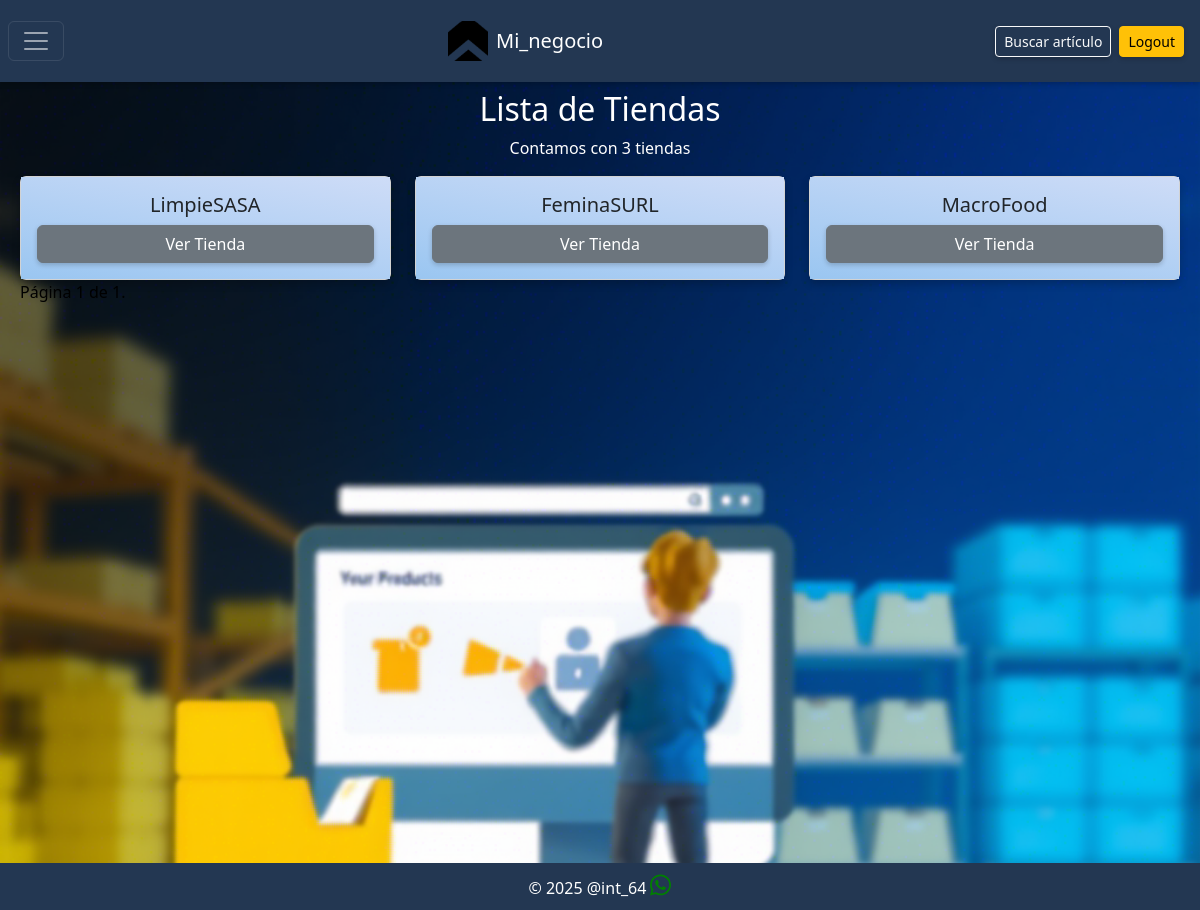
Screenshot of /Mi_negocio/listar_tiendas/ (signed in) with the database file from the repository.
### Mi_negocio/models.py (models this page shows, shortened)
class Tienda(models.Model):
    nombre=models.CharField(max_length=64)
    direccion=models.TextField(max_length=200)
    telefono=models.CharField(max_length=12)
    propietario = models.ForeignKey(User, on_delete=models.CASCADE)
    correo=models.EmailField()

### Mi_negocio/views.py (the view)
# urls.py: path('listar_tiendas/', views.listar_tiendas, name='listar_tiendas'),
def listar_tiendas(request):
    tiendas = Tienda.objects.all()
    paginator= Paginator(tiendas,10)
    page_number = request.GET.get('page')
    try:
        page_obj = paginator.get_page(page_number)
    except PageNotAnInteger:
        page_obj = paginator.get_page(1)
    except EmptyPage:
        page_obj = paginator.get_page(paginator.num_pages)
    return render(request, 'Mi_negocio/listar_tiendas.html', {
        'page_obj': page_obj,
        'cantidad':tiendas.count })

### Mi_negocio/templates/Mi_negocio/listar_tiendas.html (shortened to what this page needs)
{% extends 'Mi_negocio/layout.html' %}
{% block body %}
<div class="blanco d-block">
    <h2 class="text-center">Lista de Tiendas</h2>
    <p class="text-center">Contamos con {{ cantidad }} tiendas</p>
    <div class="row row-cols-2 row-cols-md-3 g-4">
      {% for tienda in page_obj %}
        <div class="col">
          <div class="card h-100 text-center">
            <div class="card-body d-flex flex-column justify-content-center">
              <h5 class="card-title">{{ tienda.nombre }}</h5>
              <a href="{% url 'ver_tienda' tienda_name=tienda.nombre %}" class="btn btn-secondary mt-auto">Ver Tienda</a>
            </div>
          </div>
        </div>
      {% endfor %}
    </div>
  </div>
    <div class="pagination text-black">
        <span class="step-links">
            <span class="current">
                Página {{ page_obj.number }} de {{ page_obj.paginator.num_pages }}.
            </span>
        </span>
    </div>
</div>
{% endblock %}

### Mi_negocio/static/Mi_negocio/style.css (style rules this page uses)
.card { transition: transform 0.3s ease, box-shadow 0.3s ease; box-shadow: 0 4px 8px rgba(0, 0, 0, 0.2); }
body { padding-top: 100px; background-color: #f0f0f0; background-image: url("../../static/Mi_negocio/background.png"); background-repeat: no-repeat; background-size: cover; background-position: center; margin: 0; font-family: Arial, sans-serif; }
.blanco { color: rgb(255, 255, 255); }
.btn { box-shadow: 0 2px 5px rgba(0, 0, 0, 0.2); color: rgb(255, 255, 255); }
.card-body { border-color: transparent; background: linear-gradient(190deg, #cedcf7, #9ac6f1); }
.content { margin-top: 70px; padding: 20px; }

### rows the page displays
Tienda: nombre "LimpieSASA"
Tienda: nombre "FeminaSURL"
Tienda: nombre "MacroFood"

### other values shown
{{ cantidad }} "3"
